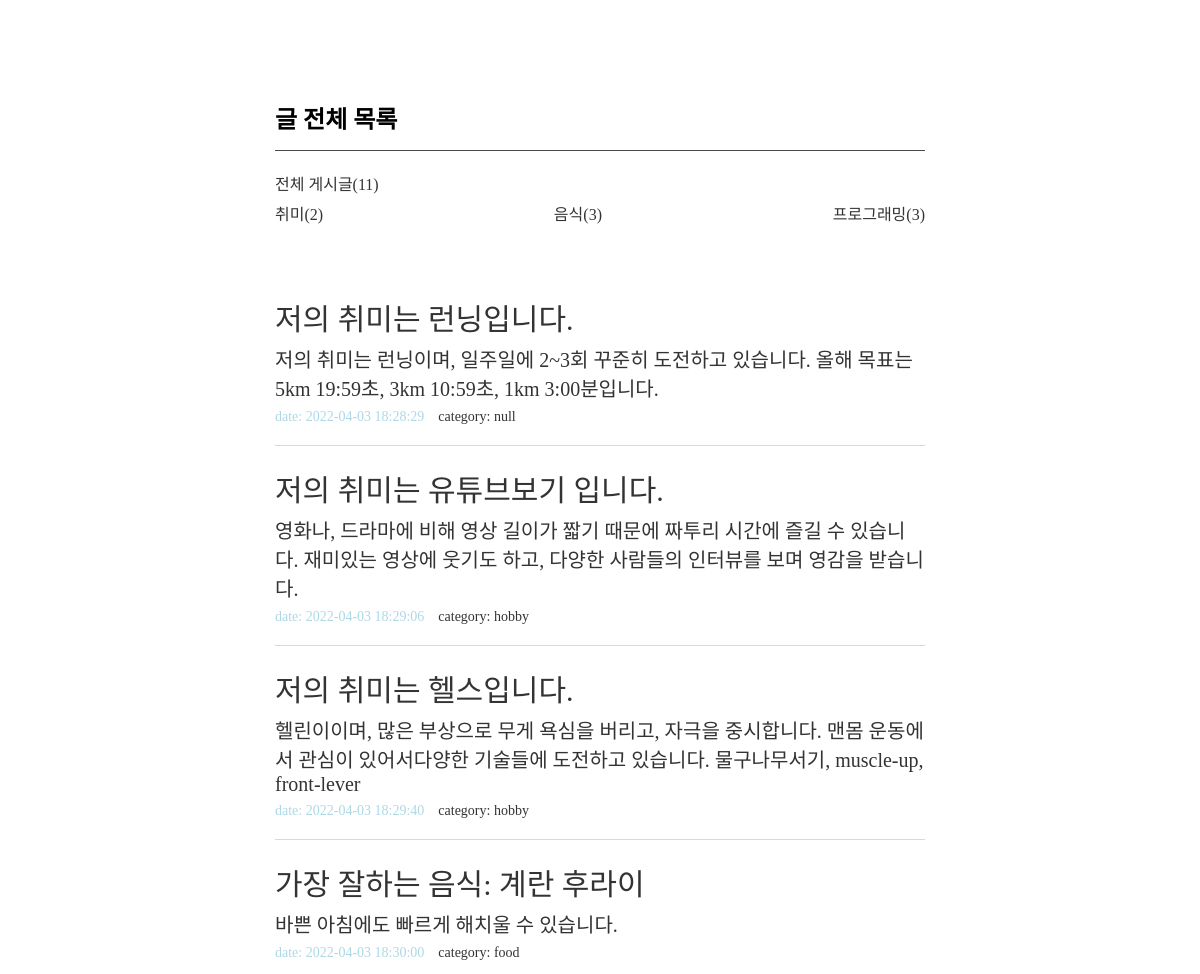
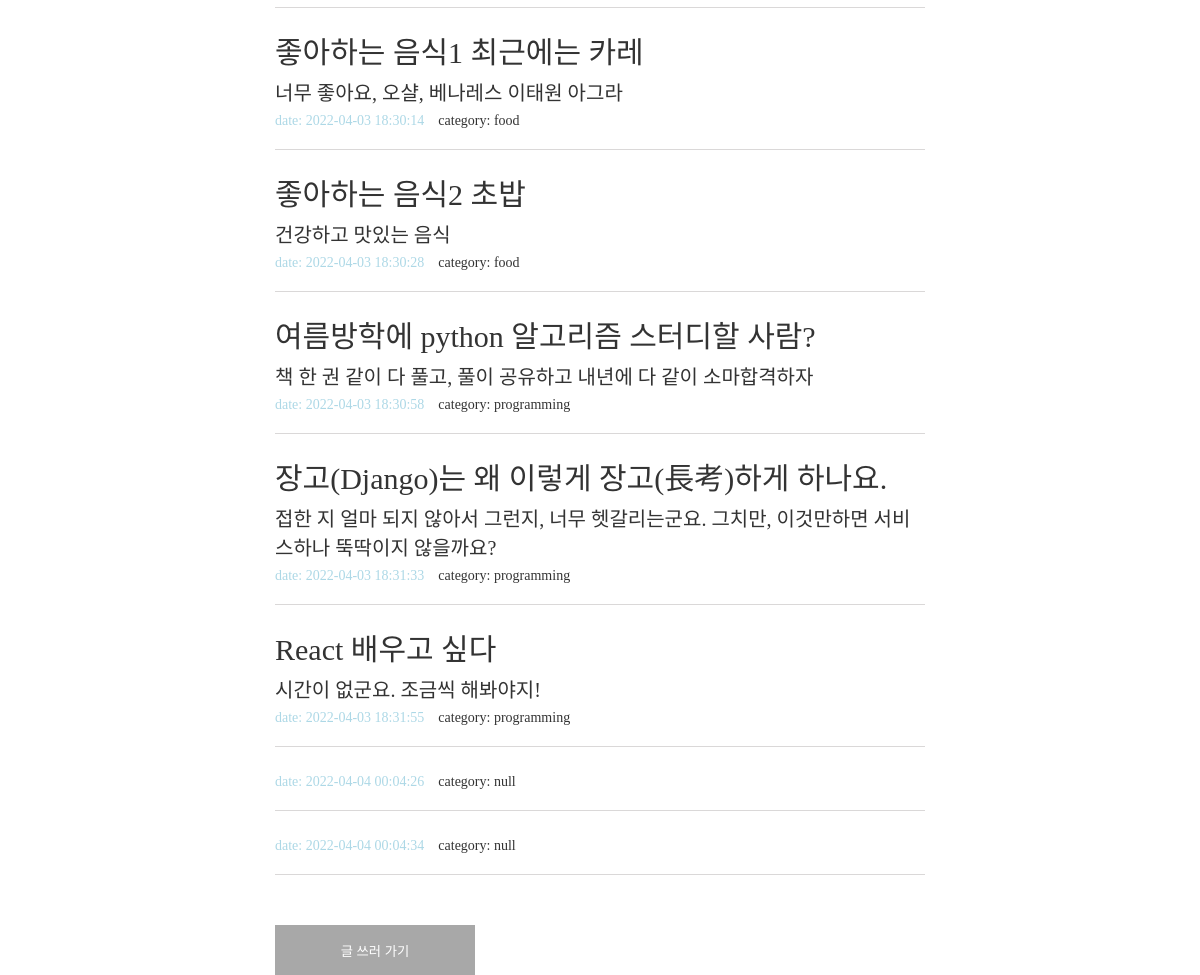
/list, run on an earlier commit of the app's database (2 pictures, top to bottom).
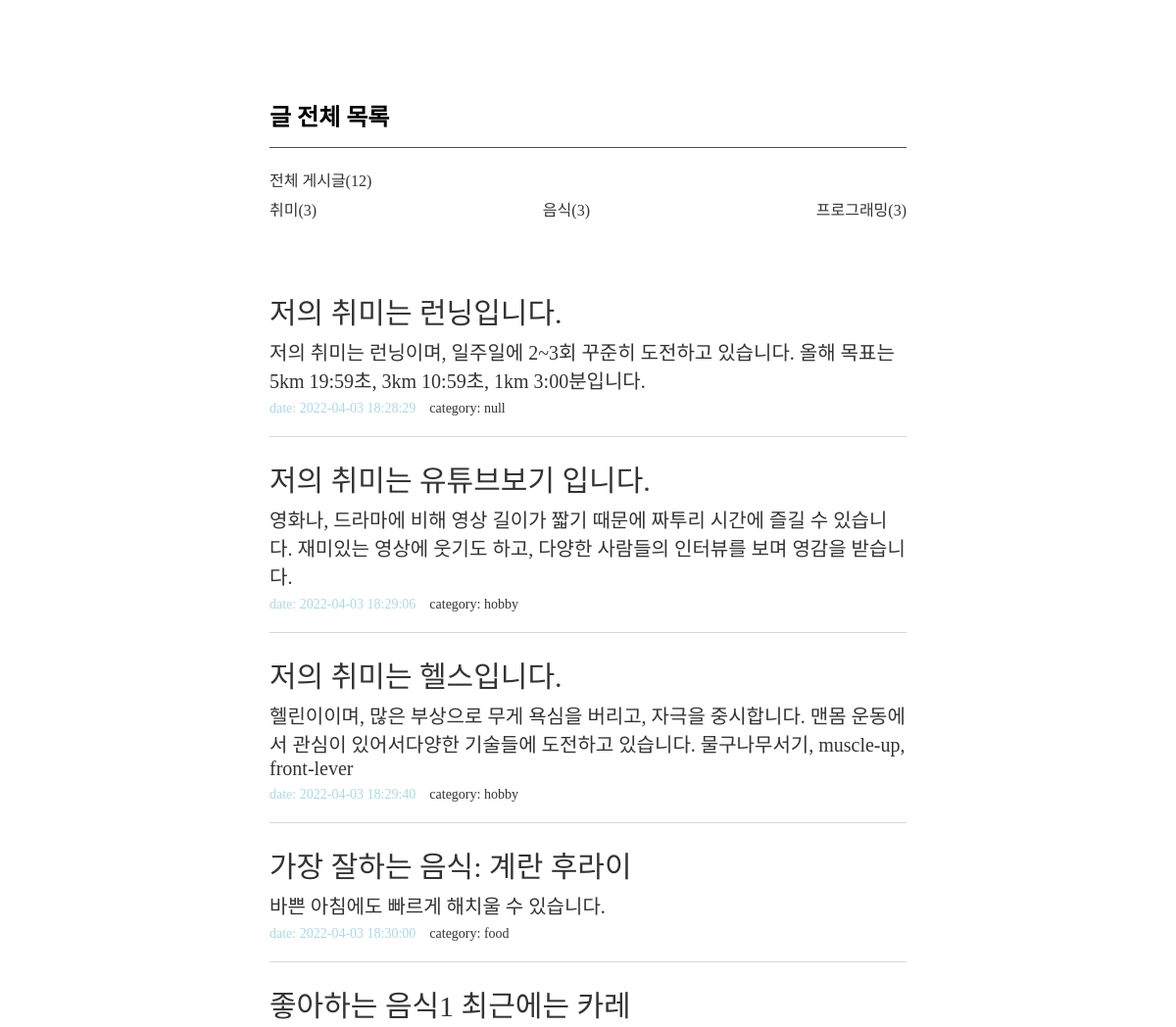
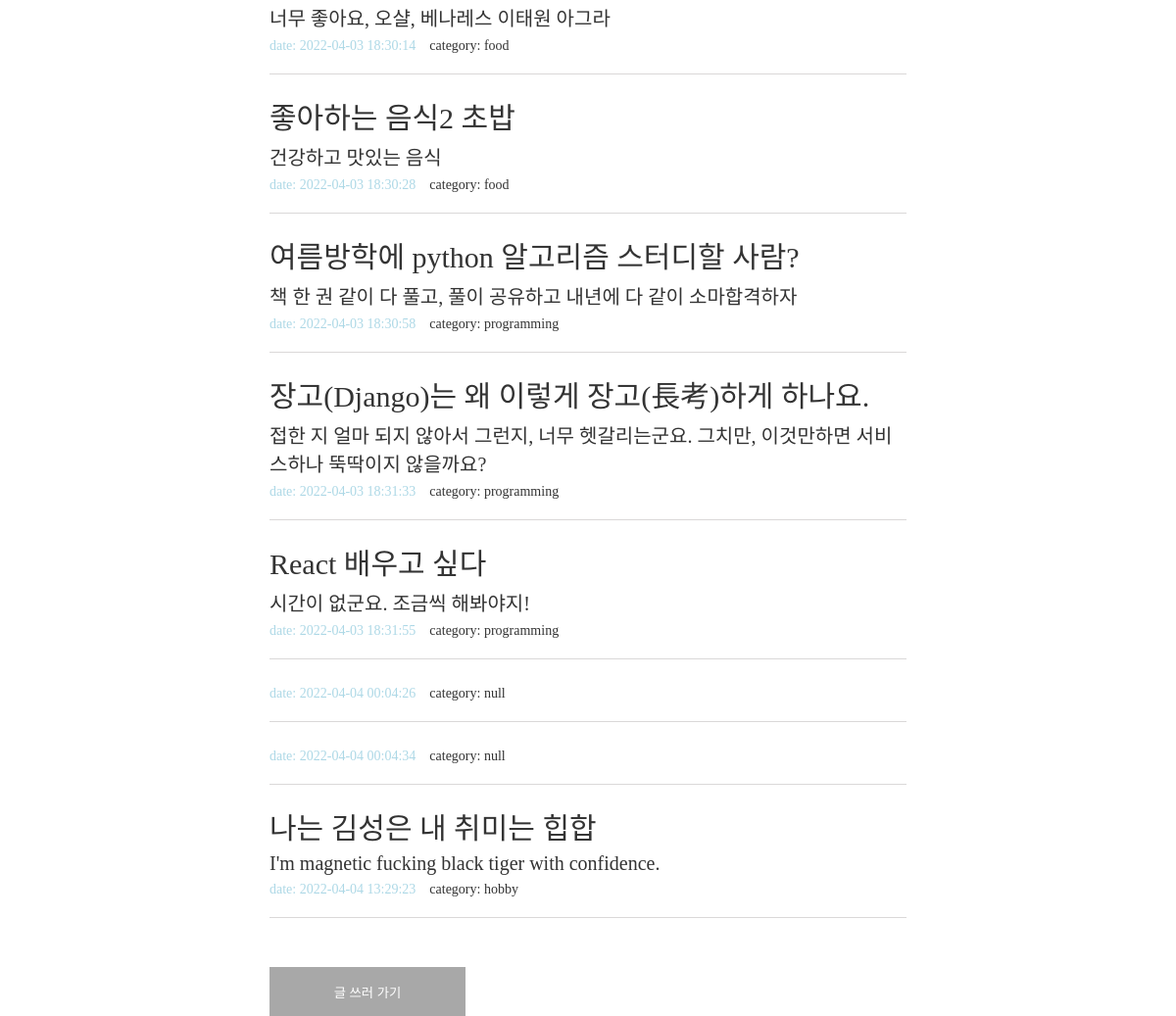
And on a later commit of the database (2 pictures, top to bottom).
### blogApp/models.py (models this page shows, shortened)
class Article(models.Model):
    title = models.CharField(max_length=100)
    content = models.TextField()
    category = models.TextField(null=True, default='')
    date = models.TextField(null=True, default='')

### blogApp/views.py (the view)
# urls.py: path('list', views.list, name='list'),
def list(request):
    articles = Article.objects.all()
    length = len(articles)
    hobby_length = len(articles.filter(category = 'hobby'))
    food_length = len(articles.filter(category = 'food'))
    programming_length = len(articles.filter(category = 'programming'))
    return render(request, 'list.html', {
        'articles': articles,
        'length': length,
        'hobby': 'hobby',
        'food': 'food',
        'programming': 'programming',
        'hobby_length': hobby_length,
        'food_length': food_length,
        'programming_length': programming_length,
        })

### blogApp/templates/list.html (shortened to what this page needs)
{% load static %}
<!DOCTYPE html>
<html lang="ko">
<head>
    <link rel="stylesheet" type="text/css" href="{% static 'common.css' %}"></link>
</head>
<body>
    <div id="wrap">
        <div class="container">
            <h2 class="title">글 전체 목록</h2>
            <ul>
                <div class="sub-title">
                    <p>전체 게시글<span>({{length}})</span></p>
                </div>
                <div class="category">
                    <a href="{% url 'category' hobby %}">
                        <p>취미<span>({{hobby_length}})</span></p>
                    </a>
                    <a href="{% url 'category' food %}">
                        <p>음식<span>({{food_length}})</span></p>
                    </a>
                    <a href="{% url 'category' programming %}">
                        <p>프로그래밍<span>({{programming_length}})</span></p>
                    </a>
                </div>
                {% for article in articles %}
                <a href="{% url 'detail' article.id %}">
                    <li class="item-box">
                        <p class="item-title">{{article.title}}</p>
                        <p class="item-content">{{article.content}}</p>
                        <div>
                            <span class="item-date">date: {{article.date}}</span>
                            <span class="item-category">category: {{article.category}}</span>
                        </div>
                    </li>
                </a>
                {% endfor %}
            </ul>
            <a class="go-write" href="{% url 'new' %}">
                <button class="back-list">
                    글 쓰러 가기
                </button>
            </a>
        </div>
    </div>
</body>
</html>

### blogApp/static/common.css (style rules this page uses)
html, body, div, span, applet, object, iframe, h1, h2, h3, h4, h5, h6, p, blockquote, pre, a, abbr, acronym, address, big, cite, code, del, dfn, em, img, ins, kbd, q, s, samp, small, strike, strong, sub, sup, tt, var, b, u, i, center, dl, dt, dd, ol, ul, li, fieldset, form, label, legend, table, caption, tbody, tfoot, thead, tr, th, td, article, aside, canvas, details, embed, figure, figcaption, footer, header, hgroup, menu, nav, output, ruby, section, summary, time, mark, audio, video { margin: 0; padding: 0; border: 0; }
ol, ul, li { list-style: none; }
a { text-decoration: none; color: #333333; }
#wrap { width: 650px; margin: 0 auto; padding-top: 100px; }
.title { height: 50px; border-bottom: 1px solid #4a4a4a; margin-bottom: 20px; }
.sub-title { height: 30px; color: #333333; }
.category { display: flex; color: #dad8d8; justify-content: space-between; margin-bottom: 50px; font-weight: 100; }
.item-box { padding: 20px 0; border-bottom: 1px solid #dad8d8; }
.item-title { font-size: 30px; margin-bottom: 5px; font-weight: 400; }
.item-content { font-size: 20px; margin-bottom: 5px; }
.item-date, .item-category { font-size: 14px; font-weight: 100; }
.item-date { color: lightblue; font-weight: 500; margin-right: 10px; }
.go-write { display: block; margin-top: 50px; height: 50px; }
.back-list { display: block; background: rgb(168, 168, 168); color: #FFFFFF; width: 200px; height: 50px; border: none; }

What changed in the data, as far as the page shows it:
added Article: title "나는 김성은 내 취미는 힙합", content "I'm magnetic fucking black tiger with confidence.", date "2022-04-04 13:29:23", category "hobby"
Also different on the page:
{{ length }}: "11" → "12"
{{ hobby_length }}: "2" → "3"
